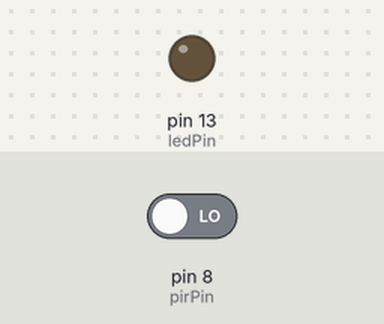
Bench run of a sketch on a simulated Arduino Uno, built with avr-gcc and run on an emulated ATmega328P. Parts: output pins drawn as LEDs (lit = HIGH). The test bench sets the inputs (shaded band); at power-on: pin 8 (pirPin) LOW.

Above: at 1.2 s.
1.3 s: pin 8 (pirPin) driven HIGH
At 2.5 s:
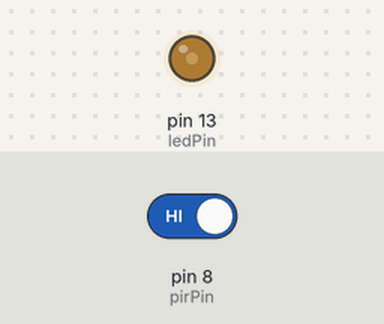
2.8 s: pin 8 (pirPin) driven LOW
At 3.7 s:
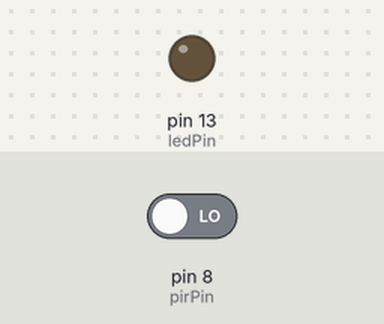
Timing chart, 0 to 5.8 s (numbered marks = the images above; inputs shaded):
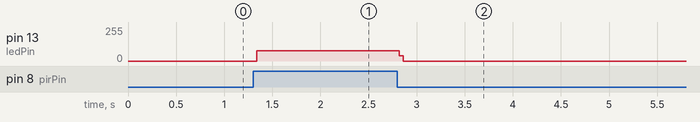

Measured:
- after the input at 1.3 s, pin 13 (ledPin): 0/255 → 77/255 at once
- after the input at 2.8 s, pin 13 (ledPin): 77/255 → 0/255 at once

The sketch:

IR_HUMAN_SENSOR.ino
```cpp
    /////////////////////////////////////////////////////////////////
   //             Arduino PIR sensor Tutorial           v1.00     //
  //       Get the latest version of the code here:              //
 //      http://educ8s.tv/arduino-pir-sensor-tutorial           //
/////////////////////////////////////////////////////////////////


int ledPin = 13;
int pirPin = 8;
int val = 0;

void setup()
{
  pinMode (ledPin,OUTPUT);
  pinMode (pirPin, INPUT);
}
void loop ()
{
  val = digitalRead(pirPin);
  digitalWrite(ledPin,val);

if (val == 1)
  digitalWrite(ledPin,LOW);
}
```
